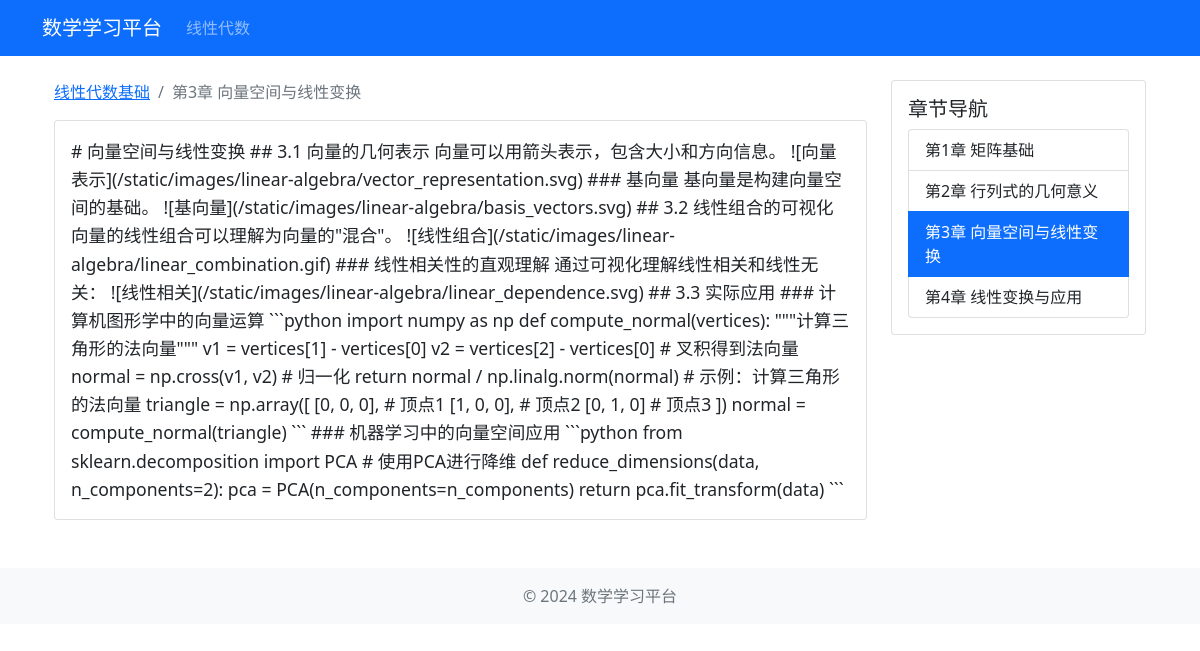
Screenshot of /course/chapter/3 with the database file from the repository.
### src/models.py (models this page shows)
class Course(db.Model):
    id = db.Column(db.Integer, primary_key=True)
    title = db.Column(db.String(100), nullable=False)
    description = db.Column(db.Text)
    category = db.Column(db.String(50))  # 线性代数/高数/概率论
    created_at = db.Column(db.DateTime, default=datetime.utcnow)
    updated_at = db.Column(db.DateTime, default=datetime.utcnow, onupdate=datetime.utcnow)
    chapters = db.relationship('Chapter', backref='course', lazy=True, order_by='Chapter.order')

class Chapter(db.Model):
    id = db.Column(db.Integer, primary_key=True)
    title = db.Column(db.String(100), nullable=False)
    content = db.Column(db.Text)
    order = db.Column(db.Integer, default=0)
    course_id = db.Column(db.Integer, db.ForeignKey('course.id'), nullable=False)
    created_at = db.Column(db.DateTime, default=datetime.utcnow)
    updated_at = db.Column(db.DateTime, default=datetime.utcnow, onupdate=datetime.utcnow)

### src/routes/course.py (the view)
@course_bp.route('/chapter/<int:chapter_id>')
def chapter_detail(chapter_id):
    try:
        current_app.logger.info(f'访问章节详情页面，章节ID: {chapter_id}')
        chapter = Chapter.query.get_or_404(chapter_id)
        current_app.logger.info(f'找到章节 - ID: {chapter.id}, 标题: {chapter.title}')
        return render_template('course/chapter_detail.html', chapter=chapter)
    except Exception as e:
        current_app.logger.error(f'访问章节详情页面出错: {str(e)}')
        current_app.logger.error(traceback.format_exc())
        return render_template('errors/500.html'), 500

### src/templates/course/chapter_detail.html (shortened to what this page needs)
{% extends "base.html" %}
{% block content %}
<div class="container">
    <div class="row">
        <div class="col-md-9">
            <nav aria-label="breadcrumb">
                <ol class="breadcrumb">
                    <li class="breadcrumb-item"><a href="{{ url_for('course.linear_algebra') }}">{{ chapter.course.title }}</a></li>
                    <li class="breadcrumb-item active">{{ chapter.title }}</li>
                </ol>
            </nav>
            <div class="card">
                <div class="card-body chapter-content">
                    {{ chapter.content|safe }}
                </div>
            </div>
        </div>
        <div class="col-md-3">
            <div class="card">
                <div class="card-body">
                    <h5 class="card-title">章节导航</h5>
                    <div class="list-group">
                        {% for ch in chapter.course.chapters %}
                        <a href="{{ url_for('course.chapter_detail', chapter_id=ch.id) }}"
                           class="list-group-item list-group-item-action {% if ch.id == chapter.id %}active{% endif %}">
                            {{ ch.title }}
                        </a>
                        {% endfor %}
                    </div>
                </div>
            </div>
        </div>
    </div>
</div>
{% endblock %}

### src/templates/course/chapter_detail.html (style rules this page uses)
.chapter-content { font-size: 1.1em; line-height: 1.6; }

### rows the page displays
Course: course "线性代数基础"
Chapter: title "第3章 向量空间与线性变换", content "# 向量空间与线性变换 ## 3.1 向量的几何表示 向量可以用箭头表示，包含大小和方向信息。 ![向量表示](/static/images/linear-algebra/vector_representation.svg) ### 基向量 基向量是构建向量空间的基础。 ![基向量](/static/images/linear-algebra/basis_vectors.svg) ## 3.2 线性组合的可视化 向量的线性组合可以理解为向量的\"混合\"。 ![线性组合](/static/images/linear-algebra/linear_combination.gif) ### 线性相关性的直观理解 通过可视化理解线性相关和线性无关： ![线性相关](/static/images/linear-algebra/linear_dependence.svg) ## 3.3 实际应用 ### 计算机图形学中的向量运算 ```python import numpy as np def compute_normal(vertices): \"\"\"计算三角形的法向量\"\"\" v1 = vertices[1] - vertices[0] v2 = vertices[2] - vertices[0] # 叉积得到法向量 normal = np.cross(v1, v2) # 归一化 return normal / np.linalg.norm(normal) # 示例：计算三角形的法向量 triangle = np.array([ [0, 0, 0], # 顶点1 [1, 0, 0], #…"
Chapter: title "第1章 矩阵基础"
Chapter: title "第2章 行列式的几何意义"
Chapter: title "第4章 线性变换与应用"
